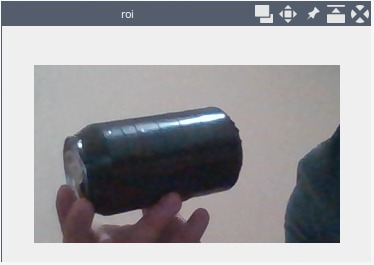
#> input picture src/RLP_TMR2023/temp_can_directory/black_can.jpeg, 374 x 265 px, given in place of the camera
$ python hsv_filter.py
#> lines starting #> are read from the running program, lines starting #| are printed output that depends on the picture; after the words box and inside, x2 and y2 are one past the last pixel; in counts of white or black regions, pixels touching at a corner belong together; pictures that were not available may be replaced by others from this repository, and a replacement may not be noted
import cv2
import numpy as np
import numpy.typing as npt


def hsv_filter(image: npt.NDArray[np.uint8], lower: npt.NDArray[np.uint8], upper: npt.NDArray[np.uint8],
               kernel_size: int) -> npt.NDArray[np.uint8]:
    """
    Filter an image using HSV color space

    :param image: The image to filter
    :param lower: The lower bound of the filter
    :param upper: The upper bound of the filter
    :param kernel_size: The size of the kernel to use for morphological operations
    :return: The filtered image
    """
    hsv = cv2.cvtColor(image, cv2.COLOR_BGR2HSV)
    filtered = cv2.inRange(hsv, lower, upper)

    kernel = np.ones((kernel_size, kernel_size), "uint8")
    filtered = cv2.morphologyEx(filtered, cv2.MORPH_OPEN, kernel)
    dilated_filtered: npt.NDArray[np.uint8] = cv2.dilate(filtered, kernel, iterations=1)

    return dilated_filtered


def main():
    camera = cv2.VideoCapture(0)

    nothing = lambda x: None

    cv2.namedWindow('marking')

    cv2.createTrackbar('H Lower', 'marking', 0, 179, nothing)
#> slider 'H Lower' is set to 35
    cv2.createTrackbar('H Higher', 'marking', 179, 179, nothing)
    cv2.createTrackbar('S Lower', 'marking', 0, 255, nothing)
#> slider 'S Lower' is set to 51
    cv2.createTrackbar('S Higher', 'marking', 255, 255, nothing)
    cv2.createTrackbar('V Lower', 'marking', 0, 255, nothing)
#> slider 'V Lower' is set to 51
    cv2.createTrackbar('V Higher', 'marking', 255, 255, nothing)
    cv2.createTrackbar('Kernel', 'marking', 1, 7, nothing)

    while True:
        _, img = camera.read()
#> img is the input picture: shape (265, 374, 3); mean B, G, R 162.4, 159.2, 159.5
        img = cv2.flip(img, 1)
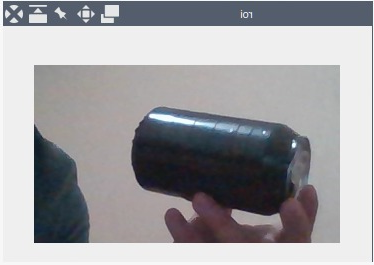
#> img: shape (265, 374, 3); mean B, G, R 162.4, 159.2, 159.5

        img = cv2.imread("/home/agustin/Downloads/can.jpg")

        h_l = cv2.getTrackbarPos('H Lower', 'marking')
        h_h = cv2.getTrackbarPos('H Higher', 'marking')
        s_l = cv2.getTrackbarPos('S Lower', 'marking')
        s_h = cv2.getTrackbarPos('S Higher', 'marking')
        v_l = cv2.getTrackbarPos('V Lower', 'marking')
        v_h = cv2.getTrackbarPos('V Higher', 'marking')

        lower_region = np.array([h_l, s_l, v_l], np.uint8)
        upper_region = np.array([h_h, s_h, v_h], np.uint8)
        kernel_size = cv2.getTrackbarPos('Kernel', 'marking')

        red = hsv_filter(img, lower_region, upper_region, kernel_size)
#> in hsv_filter, `hsv = cv2.cvtColor(image, cv2.COLOR_BGR2HSV)`: hsv: shape (265, 374, 3); mean H, S, V 67.4, 24.4, 164.9
#> in hsv_filter, `filtered = cv2.inRange(hsv, lower, upper)`:
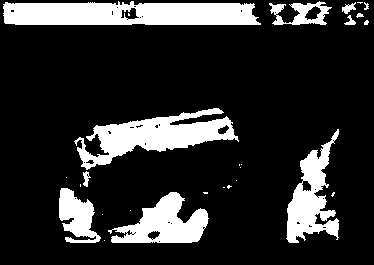
#> filtered: shape (265, 374); 17.6% white; 27 white regions (16 under 20 px), largest, box (x1, y1, x2, y2) and area: (3, 1, 261, 25) 5344, (74, 108, 239, 170) 4220, (286, 129, 339, 243) 2779

        res1 = cv2.bitwise_and(img, img, mask=red)
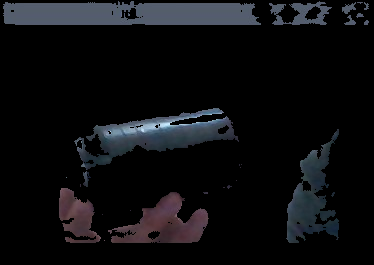
#> res1: shape (265, 374, 3); mean B, G, R 15.6, 13.4, 12.9

        cv2.imshow("Masking ", res1)

        if cv2.waitKey(10) & 0xFF == ord('q'):
#> (key q is pressed here)
            camera.release()
            cv2.destroyAllWindows()
            print(f"{lower_region=}, {upper_region=}, {kernel_size=}")
            break


if __name__ == "__main__":
    main()
